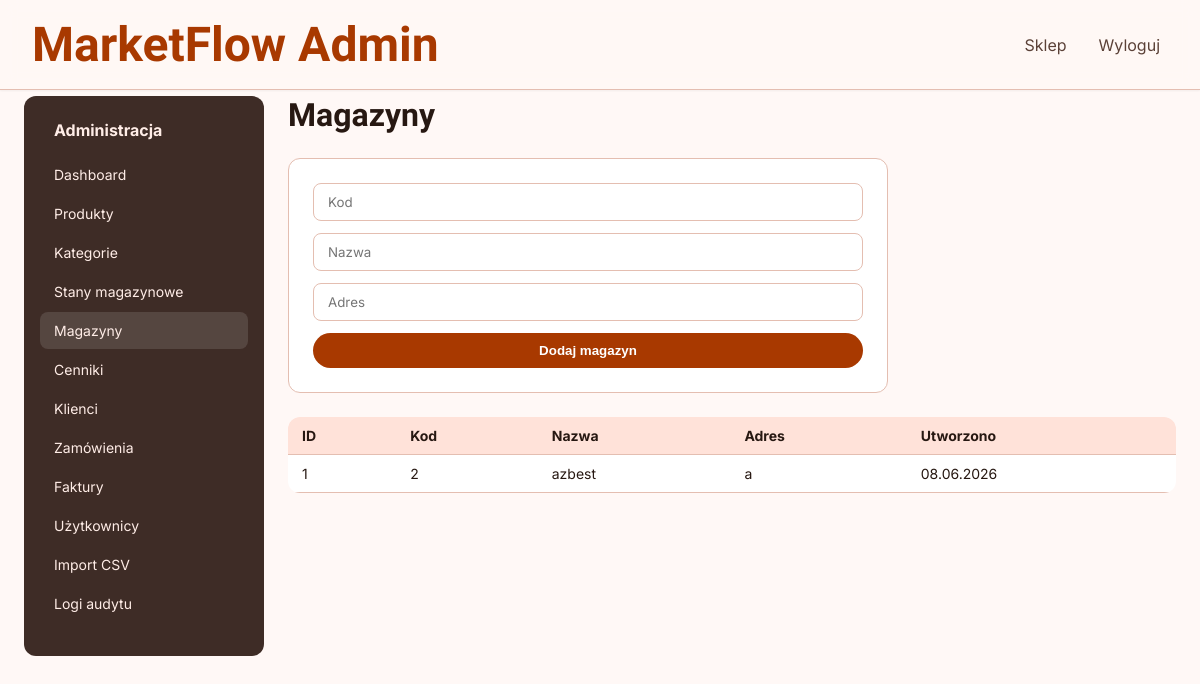
The app's page /ZZZ/admin/warehouses.php (signed in) with its own data.
### tables this page shows
CREATE TABLE `warehouses` (
  `id` bigint(20) NOT NULL,
  `code` varchar(32) NOT NULL,
  `name` varchar(128) NOT NULL,
  `address` varchar(255) DEFAULT NULL,
  `created_at` timestamp NOT NULL DEFAULT current_timestamp()
);

### ZZZ/includes/repositories/InventoryRepository.php (called while the page is built, shortened)
<?php
class InventoryRepository
{
    public function warehouses(): array
    {
        return $this->pdo->query('SELECT * FROM warehouses ORDER BY name')->fetchAll();
    }
}

### ZZZ/includes/helpers.php (called while the page is built, shortened)
<?php
function e(?string $value): string
{
    return htmlspecialchars((string) $value, ENT_QUOTES, 'UTF-8');
}
    return 'ORD-' . strtoupper(bin2hex(random_bytes(4)));

### ZZZ/admin/warehouses.php (the view, shortened to what this page needs)
<?php
require_once dirname(__DIR__) . '/includes/bootstrap.php';
require_once dirname(__DIR__) . '/includes/layout/admin_layout.php';
$inventoryRepo = new InventoryRepository($pdo);
$warehouses = $inventoryRepo->warehouses();
?>
<h1 class="font-headline-lg" style="margin-bottom:24px;">Magazyny</h1>
<form method="post" class="form-grid" style="background:white;padding:24px;border-radius:12px;border:1px solid var(--outline-variant);margin-bottom:24px;">
    <input type="text" name="code" placeholder="Kod" required>
    <input type="text" name="name" placeholder="Nazwa" required>
    <input type="text" name="address" placeholder="Adres">
    <button type="submit" class="btn-primary">Dodaj magazyn</button>
</form>
<table class="data-table">
    <thead><tr><th>ID</th><th>Kod</th><th>Nazwa</th><th>Adres</th><th>Utworzono</th></tr></thead>
    <tbody>
        <?php foreach ($warehouses as $w): ?>
        <tr>
            <td><?= (int) $w['id'] ?></td>
            <td><?= e($w['code']) ?></td>
            <td><?= e($w['name']) ?></td>
            <td><?= e($w['address'] ?? '—') ?></td>
            <td><?= e(date('d.m.Y', strtotime($w['created_at']))) ?></td>
        </tr>
        <?php endforeach; ?>
    </tbody>
</table>

### ZZZ/public/assets/css/style.css (style rules this page uses)
:root { --surface: #fff8f6; --on-surface: #271812; --surface-variant: #fadcd2; --on-surface-variant: #5b4137; --surface-container: #ffe9e3; --surface-container-low: #fff1ec; --surface-container-high: #ffe2d9; --surface-container-lowest: #ffffff; --surface-container-highest: #fadcd2; --surface-bright: #fff8f6; --surface-dim: #f1d4ca; --primary: #a83900; --on-primary: #ffffff; --primary-container: #ff5a00; --on-primary-container: #511700; --primary-fixed: #ffdbcf; --on-primary-fixed: #380d00; --primary-fixed-dim: #ffb59a; --on-primary-fixed-variant: #802900; --inverse-primary: #ffb59a; --secondary: #0050d7; --on-secondary: #ffffff; --secondary-container: #2569fe; --on-secondary-container: #fefcff; --secondary-fixed: #dbe1ff; --secondary-fixed-dim: #b4c5ff; --on-secondary-fixed: #00174c; --on-secondary-fixed-variant: #003da9; --tertiary: #0061a6; --on-tertiary: #ffffff; --tertiary-container: #0095fc; --on-tertiary-container: #002c50; --tertiary-fixed: #d2e4ff; --tertiary-fixed-dim: #a0c9ff; --on-tertiary-fixed: #001c37; --on-tertiary-fixed-variant: #00497f; --error: #ba1a1a; --on-error: #ffffff; --error-container: #ffdad6; --on-error-container: #93000a; --background: #fff8f6; --on-background: #271812; --outline: #907065; --outline-variant: #e4beb1; --inverse-surface: #3e2c26; --inverse-on-surface: #ffede7; --surface-tint: #a83900; --font-display-lg: 48px; --font-headline-lg: 32px; --font-headline-md: 24px; --font-headline-lg-mobile: 24px; --font-body-lg: 18px; --font-body-md: 16px; --font-label-md: 14px; --font-label-sm: 12px; --font-price-display: 20px; --spacing-xs: 4px; --spacing-sm: 8px; --spacing-base: 4px; --spacing-md: 16px; --spacing-lg: 24px; --spacing-xl: 32px; --spacing-2xl: 48px; --spacing-gutter: 16px; --spacing-margin-mobile: 16px; --spacing-margin-desktop: 32px; }
* { margin: 0; padding: 0; box-sizing: border-box; }
html, body { background-color: var(--surface); color: var(--on-surface); font-family: 'Inter', sans-serif; -webkit-font-smoothing: antialiased; -moz-osx-font-smoothing: grayscale; }
.font-headline-lg { font-family: 'Hanken Grotesk', sans-serif; font-size: 32px; font-weight: 700; line-height: 1.2; }

### ZZZ/includes/layout/admin_layout.php (style rules this page uses)
.data-table { width:100%; border-collapse:collapse; background:white; border-radius:12px; overflow:hidden; margin-top:16px; }
.data-table th, .data-table td { padding:10px 14px; text-align:left; border-bottom:1px solid var(--outline-variant); font-size:14px; }
.data-table th { background:var(--surface-container-high); }
.form-grid { display:grid; gap:12px; max-width:600px; }
.form-grid input, .form-grid select, .form-grid textarea { padding:10px 14px; border:1px solid var(--outline-variant); border-radius:8px; font-family:inherit; }
.btn-primary { background:var(--primary); color:white; border:none; padding:10px 20px; border-radius:999px; font-weight:700; cursor:pointer; }

### records on screen
warehouses: id "1", code "2", name "azbest", address "a", created_at "08.06.2026"
